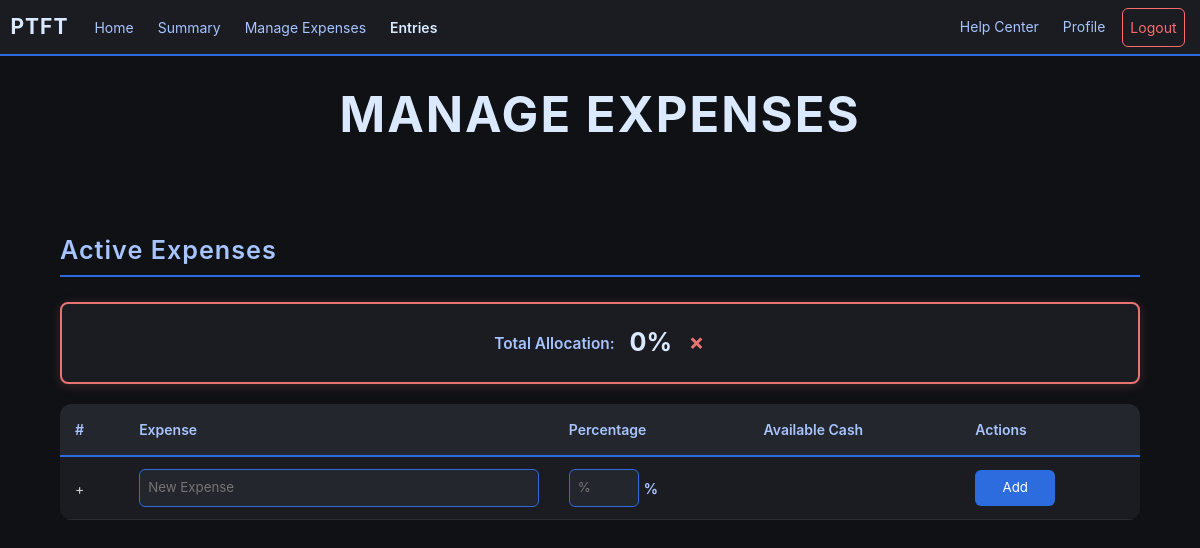
The app's page /expenses (signed in), older data.
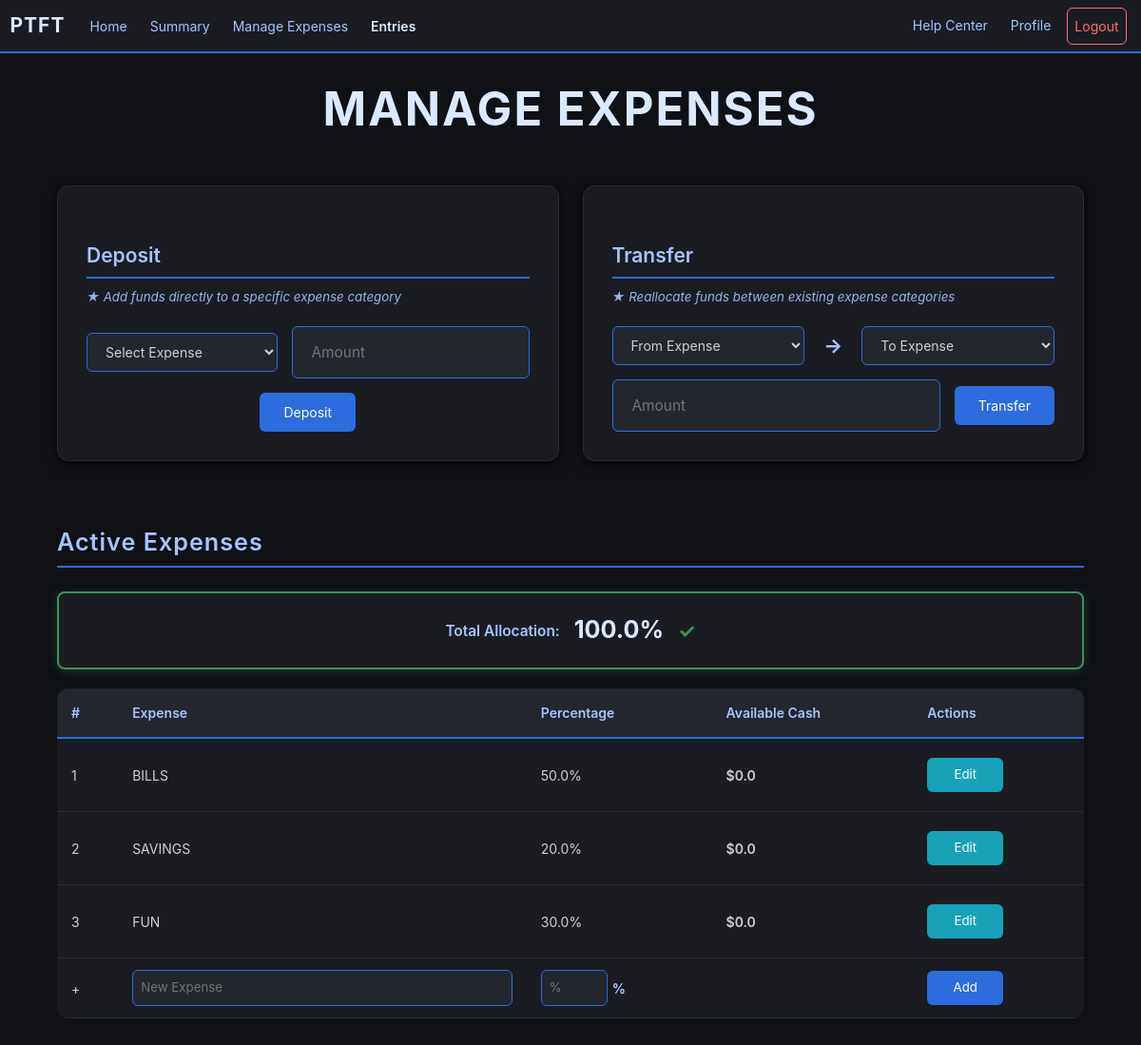
The same page, newer data.
### app/models.py (models this page shows, shortened)
class Expenses(db.Model):        #Stores all expense category per user
    id = db.Column(db.Integer, primary_key = True)
    user_id = db.Column(db.Integer, db.ForeignKey("user.id"))
    name = db.Column(db.String(25))
    percentage = db.Column(db.Float)
    status = db.Column(db.Boolean, default = True)      #Archive Status
    deleted = db.Column(db.Boolean, default = False)
    savings = db.Column(db.Float, default = 0.0)
    earnings = db.Column(db.Float, default = 0.0)
    spendings = db.Column(db.Float, default = 0.0)
    transferred = db.Column(db.Float, default = 0.0)
    balance = db.Column(db.Float, default = 0.0)
    credit_balance = db.Column(db.Float, default = 0.0)

### app/routes/expense.py (the view)
@expense.route("/expenses", methods = ["GET"])
def expenses():
    if helper.check_login():
        active_expenses = {}
        inactive_expenses = {}
        expense_data = {}       #Links expense id to total savings {expense_id: amount saved}
        snaps = Exp_Snap.query.filter_by(user_id = session["user_id"]).all()
        deposits = Transaction.query.filter_by(user_id = session["user_id"], deposit_status = True).all()
        expenses = Expenses.query.filter_by(user_id = session["user_id"]).all()
        for snap in snaps:      #Calculates net total from snapshots
            expense_data[snap.expense_id] = expense_data.get(snap.expense_id, 0.0) + (snap.expense_earnings - snap.total_spending)
        for deposit in deposits:        #Calculates total deposits per expense
            expense_data[deposit.expense_id] = expense_data.get(deposit.expense_id, 0.0) + deposit.amount
        for expense in expenses:        #Separates expense types between archived and unarchived
            if expense.status:
                active_expenses[expense] = round(expense_data.get(expense.id, 0.0), 2)
            else:
                inactive_expenses[expense] = round(expense_data.get(expense.id, 0.0), 2)
        allocation_check = [0, True]
        for expense in active_expenses:
            allocation_check[0] += expense.percentage
        if allocation_check[0] !=100:
            allocation_check[1] = False
        all_expenses = list(active_expenses.keys()) + list(inactive_expenses.keys())
        deposits = Transaction.query.filter_by(user_id = session["user_id"], deposit_status = True).all()
        return render_template("expenses.html", active_expenses = active_expenses, inactive_expenses = inactive_expenses, status = allocation_check, all_expenses = all_expenses, deposits = deposits)
    else:
        return redirect(url_for("user.login"))

### app/helper.py (called while the page is built)
def check_login():
    return "user_id" in session

### app/templates/expenses.html (shortened to what this page needs)
{% extends "budget_base.html"%}
{% block content %}
<div class="expense-container">
    <h1 class="main-title">MANAGE EXPENSES</h1>
    <div class="function-sections">
        {% if active_expenses %}
        <div class="function-section">
            <h2 class="function-title">Deposit</h2>
            <p class="function-helper-text"><span class="tip-star">★</span> Add funds directly to a specific expense category</p>
            <form action="/deposit" method="POST" class="inline-form">
                <select name="expense_id" required>
                    <option value="">Select Expense</option>
                </select>
                <div class="input-wrapper">
                    <input type="number" step="0.01" name="amount" placeholder="Amount" min="0" required>
                </div>
                <button type="submit" class="form-btn">Deposit</button>
            </form>
        </div>
        <div class="function-section">
            <h2 class="function-title">Transfer</h2>
            <p class="function-helper-text"><span class="tip-star">★</span> Reallocate funds between existing expense categories</p>
            <form action="/reallocate" method="POST" class="inline-form">
                <select name="from_expense" required>
                    <option value="">From Expense</option>
                </select>
                <span class="arrow">→</span>
                <select name="to_expense" required>
                    <option value="">To Expense</option>
                </select>
                <div class="input-wrapper">
                    <input type="number" step="0.01" name="amount" placeholder="Amount" min="0" required>
                </div>
                <button type="submit" class="form-btn">Transfer</button>
            </form>
        </div>
      {% endif %}
    </div>
    <h1 class="section-title">Active Expenses</h1>
    <div class="status-display-compact {% if status[1] %}status-perfect{% else %}status-error{% endif %}">
        <div class="status-compact-content">
            <span class="status-label">Total Allocation:</span>
            <span class="status-percentage-compact">{{status[0]}}%</span>
            {% if status[1] %}
                <span class="status-icon-compact perfect">✓</span>
            {% else %}
                <span class="status-icon-compact error">✗</span>
            {% endif %}
        </div>
    </div>
    <table class="expense-table">
        <thead>
            <tr>
                <th>#</th>
                <th>Expense</th>
                <th>Percentage</th>
                <th>Available Cash</th>
                <th>Actions</th>
            </tr>
        </thead>
        <tbody>
            {% for active_expense in active_expenses %}
            <tr class="log-row" data-row-id="active-{{active_expense.id}}">
                <td>{{loop.index}}</td>
                <td>
                    <div class="display-mode">
                        <span class="display-text">{{active_expense.name}}</span>
                    </div>
                </td>
                <td>
                    <div class="display-mode">
                        <span class="display-text">{{active_expense.percentage}}%</span>
                    </div>
                </td>
                <td class="cash-cell">${{active_expenses[active_expense]}}</td>
                <td>
                    <div class="display-mode">
                        <button class="btn btn-dark btn-info btn-sm edit-toggle-btn" onclick="toggleEdit('active-{{active_expense.id}}')">Edit</button>
                    </div>
                </td>
            </tr>
            {% endfor %}
            <tr class="add-row">
                <form action="/add_expense" method="POST">
                    <td>+</td>
                    <td><input type="text" name="expense_name" placeholder="New Expense" class="table-input" required></td>
                    <td>
                        <div class="percent-wrapper">
                            <input type="number" name="percent" placeholder="%" class="table-input percent-input" required>
                            <span class="percent-symbol">%</span>
                        </div>
                    </td>
                    <td></td>
                    <td><button type="submit" class="btn btn-primary">Add</button></td>
                </form>
            </tr>
        </tbody>
    </table>
</div>
{% endblock %}

### app/templates/budget_base.html (shortened to what this page needs)
<!doctype html>
<html lang="en-US">
  <head>
    {% block css %}
      <link rel="stylesheet" href="{{ url_for('static', filename='style.css') }}">
      <link href="https://cdn.jsdelivr.net/npm/bootstrap@5.3.8/dist/css/bootstrap.min.css" rel="stylesheet">
      <link rel="stylesheet" href="{{ url_for('static', filename='style.css') }}">
    {% endblock %}
  </head>
  <body>
    <nav class="navbar navbar-expand">
      <div class="container-fluid">
        <a class="navbar-brand" href="#">PTFT</a>
        <ul class="navbar-nav me-auto">
          <li class="nav-item">
            <a class="nav-link" href="/home">Home</a>
          </li>
          <li class="nav-item">
            <a class="nav-link" href="/summary">Summary</a>
          </li>
          <li class="nav-item">
            <a class="nav-link" href="/expenses">Manage Expenses</a>
          </li>
          <li class="nav-item">
            <a class="nav-link entries-link" href="/entry">Entries</a>
          </li>
        </ul>
        <ul class="navbar-nav ms-auto">
          <li class="nav-item">
            <a class="nav-link" href="/help">Help Center</a>
          </li>
          <li class="nav-item">
            <a class="nav-link" href="/profile">Profile</a>
          </li>
          <li class="nav-item">
            <a class="nav-link logout" href="/logout">Logout</a>
          </li>
        </ul>
      </div>
    </nav>
    {% block content%}
    {% endblock%}
  </body>
</html>

Row changes from the older to the newer data that the page shows:
added Expenses: name "BILLS", percentage "50.0", active_expenses "0.0"
added Expenses: name "SAVINGS", percentage "20.0", active_expenses "0.0"
added Expenses: name "FUN", percentage "30.0", active_expenses "0.0"
Text that changed along with them:
form field expense_id: (not shown) → "Select Expense"
form field from_expense: (not shown) → "From Expense"
form field to_expense: (not shown) → "To Expense"
{{ status[0] }}: "0" → "100.0"
text now shown: "Deposit ★ Add funds directly to a specific expense category Deposit Transfer ★ Reallocate funds between existing expense categories → Transfer ✓"
